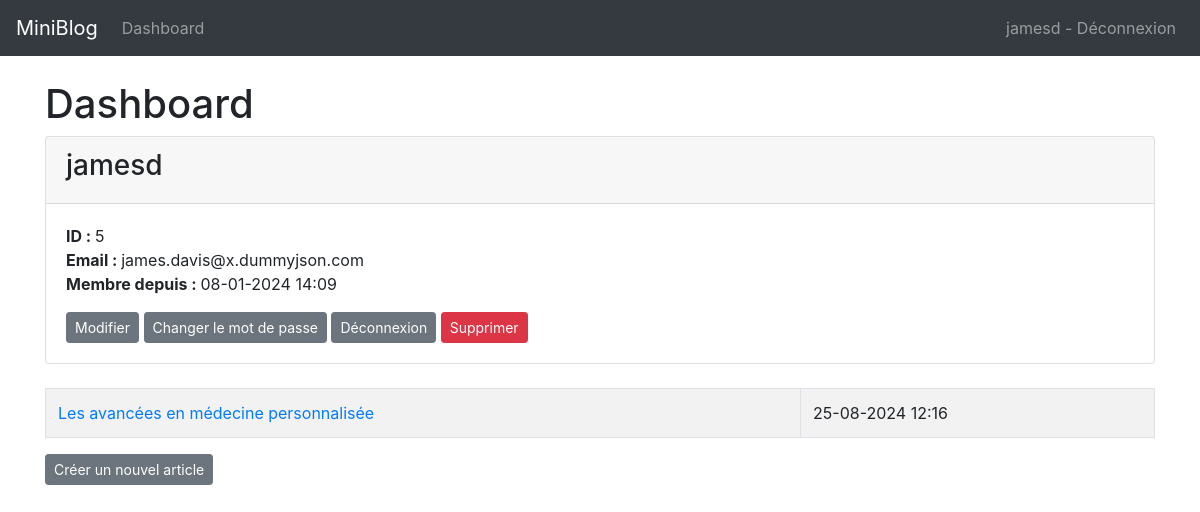
The app's page /dashboard (signed in), older data.
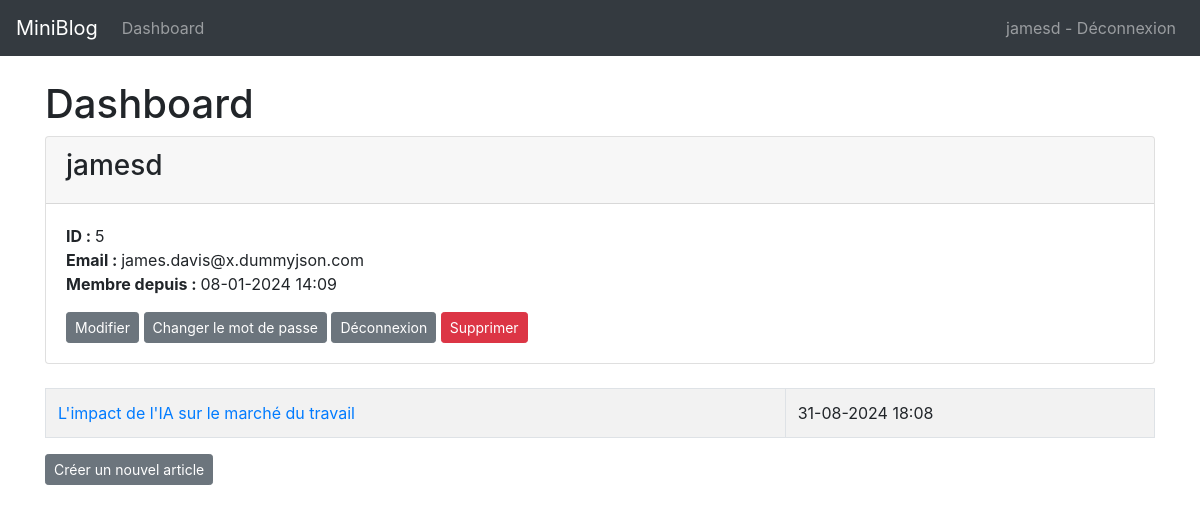
The same page, newer data.
### app/models.py (models this page shows, shortened)
class Post(db.Model):
    id = db.Column(db.Integer, primary_key=True)
    created = db.Column(db.DateTime, nullable=False, default=datetime.now)
    title = db.Column(db.String(200), nullable=False)
    content = db.Column(db.Text, nullable=False)
    user_id = db.Column(db.Integer, db.ForeignKey('user.id'), nullable=False)
    @property
    def formatted_created(self):
        return self.created.strftime("%d-%m-%Y %H:%M")

### app/users/routes.py (the view)
@bp.route('/dashboard')
@login_required
def dashboard():
    posts = current_user.posts
    return render_template('dashboard.html', posts=posts)

### app/models.py (called while the page is built)
@login_manager.user_loader
def load_user(user_id):
    return User.query.get(int(user_id))

    @property
    def formatted_created(self):
        return self.created.strftime("%d-%m-%Y %H:%M")

### app/templates/dashboard.html (shortened to what this page needs)
{% extends 'base.html' %}
{% block content %}
<h1>{% block title %}Dashboard{% endblock %}</h1>
<div class="card">
    <div class="card-header">
        <h3>{{ current_user.username }}</h3>
    </div>
    <div class="card-body">
        <p class="card-text">
            <strong>ID : </strong>{{ current_user.id }}<br />
            <strong>Email : </strong>{{ current_user.email }}<br />
            <strong>Membre depuis : </strong>{{ current_user.formatted_created }}<br />
        </p>
        <a href="{{ url_for('users.update') }}" class="btn btn-secondary btn-sm">Modifier</a>
        <a href="{{ url_for('users.update_pass') }}" class="btn btn-secondary btn-sm">Changer le mot de passe</a>
        <a href="{{ url_for('users.logout') }}" class="btn btn-secondary btn-sm">Déconnexion</a>
        <form action="{{ url_for('users.delete') }}" method="POST" style="display:inline;">
            <button type="submit" class="btn btn-danger btn-sm">Supprimer</button>
        </form>
    </div>
</div>
<br />
<table class="table table-hover table-bordered table-striped">
    {% for post in posts %}
    <tr>
        <td><a href="{{ url_for('posts.view', post_id=post.id) }}" style="text-decoration: none;">{{ post.title
                }}</a></td>
        <td>{{ post.formatted_created }}</td>
    </tr>
    {% endfor %}
</table>
<a href="{{ url_for('posts.create') }}" class="btn btn-secondary btn-sm">Créer un nouvel article</a>
{% endblock %}

Row changes from the older to the newer data that the page shows:
no longer on this page (row edited): Post: title "Les avancées en médecine personnalisée", formatted_created "25-08-2024 12:16"
now on this page (row edited): Post: title "L'impact de l'IA sur le marché du travail", formatted_created "31-08-2024 18:08"
